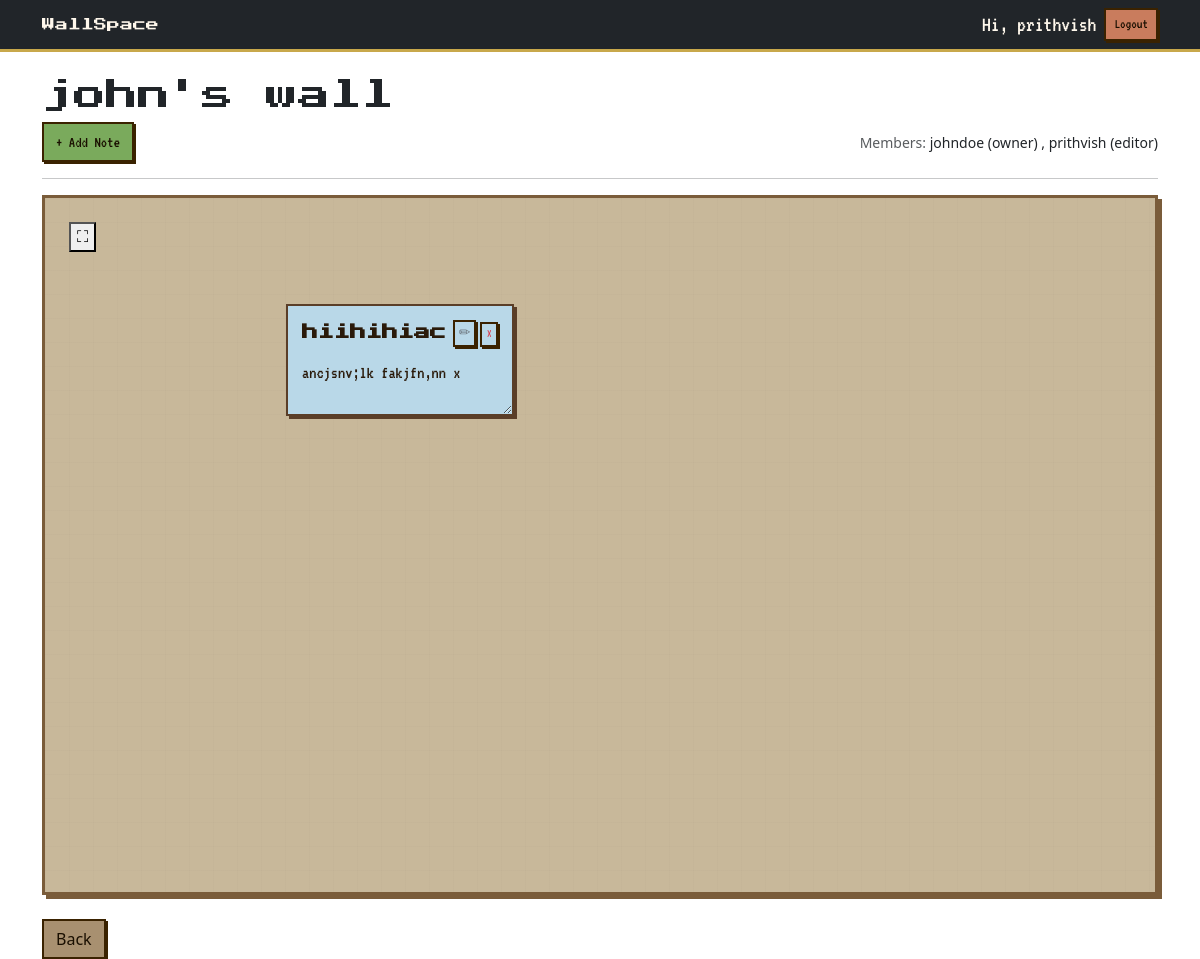
The page /wall/4/ (signed in) on the database as committed earlier.
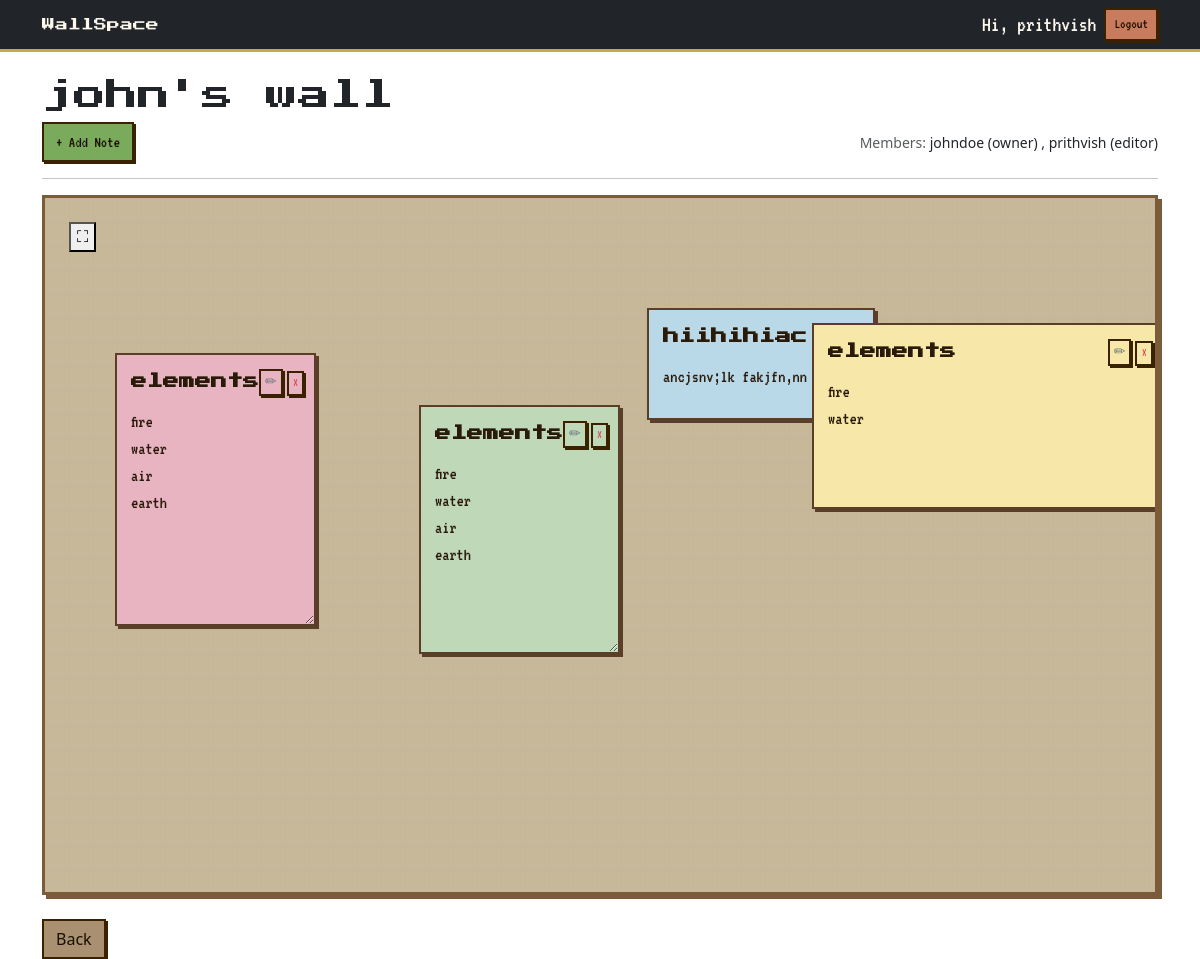
The same page on the database as committed later.
### walls/models.py (models this page shows, shortened)
class Wall(models.Model):
    title = models.CharField(max_length=100)
    owner=models.ForeignKey(
        User,
        on_delete=models.CASCADE,
        related_name='walls'
    )
    created_at = models.DateTimeField(
        auto_now_add=True
    )

class WallMember(models.Model):
    ROLE_CHOICES=[
        ("viewer","Viewer"),
        ("editor","Editor"),
    ]
    wall=models.ForeignKey(
        Wall,
        on_delete=models.CASCADE,
        related_name="members"
    )
    user=models.CharField(
        max_length=10,
        choices=ROLE_CHOICES,
        default="viewer"
    )
    role = models.CharField(
        max_length=10,
        choices=ROLE_CHOICES,
        default="viewer"
    )
    class Meta:
        unique_together=("wall","user")

### notes/models.py (models this page shows, shortened)
class Note(models.Model):
    COLOR_CHOICES = [#COLOR_CHOICES is a list of tuples
        ('yellow','Yellow'),
        ('pink', 'Pink'),
        ('blue', 'Blue'),
        ('green', 'Green'),
    ]
    wall = models.ForeignKey( #foreign key
        Wall,
        on_delete=models.CASCADE,
        related_name='notes'
    )
    creator=models.ForeignKey(
        User,
        on_delete=models.CASCADE
    )
    title = models.CharField(
        max_length=100,
        blank=True
    )
    content = models.TextField()
    color= models.CharField(
        max_length=20,
        choices=COLOR_CHOICES,
        default='yellow'
    )
    x_position = models.IntegerField(
        default=50
    )
    y_position = models.IntegerField(
        default=50
    )
    width = models.IntegerField(
    default=220
    )
    height = models.IntegerField(
    default=120
    )
    created_at = models.DateTimeField(
        auto_now_add=True
    )
    updated_at = models.DateTimeField(
        auto_now=True
    )

### walls/views.py (the view)
# urls.py: path('wall/<int:pk>/',views.wall_detail,name='wall-detail'),
@login_required
def wall_detail(request, pk):
    wall = get_object_or_404(
        Wall,
        pk=pk,
    )
    is_owner = (
        wall.owner == request.user
    )
    member = WallMember.objects.filter(
        wall=wall,
        user=request.user
    ).first()
    is_member = member is not None
    can_edit = is_owner or (
        member and
        member.role == "editor"
    )
    if not is_owner and not is_member:
        return redirect("home")
    notes = wall.notes.all()
    if request.method == 'POST':
        if "invite_member" in request.POST:
            username = request.POST.get(
                "username"
            )
            role = request.POST.get(
                "role"
            )
            try:
                user = User.objects.get(
                    username=username
                )
                WallMember.objects.get_or_create(
                    wall=wall,
                    user=user,
                    defaults={
                        "role": role
                    }
                )
            except User.DoesNotExist:
                pass
            return redirect(
                'wall-detail',
                pk=wall.pk
            )
        if not can_edit:
            return redirect(
                'wall-detail',
                pk=wall.pk
            )
        form = NoteForm(request.POST)
        if form.is_valid():
            note = form.save(
                commit=False
            )
            note.wall = wall
            note.creator = request.user
            note.x_position = random.randint(50, 600)
            note.y_position = random.randint(50, 400)
            note.width = 220
            note.height = 120
            note.save()
            return redirect(
                'wall-detail',
                pk=wall.pk
            )
    else:
        form = NoteForm()
    context = {
    'wall': wall,
    'form': form,
    'notes': wall.notes.all(),
    'is_owner': is_owner,
    'can_edit': can_edit,
    'members': WallMember.objects.filter(
            wall=wall
            ).exclude(
            user=wall.owner
            )
    }
    return render(
        request,
        'walls/wall_detail.html',
        context
    )

### walls/templates/walls/wall_detail.html (shortened to what this page needs)
{% extends "base.html" %}
{% load crispy_forms_tags %}
{% block content %}
<h2>{{ wall.title }}</h2>
<div class="d-flex gap-2 mb-3 align-items-center justify-content-between">
    <div class="d-flex gap-2">
        {% if can_edit %}
        <button
            class="btn btn-primary"
            data-bs-toggle="modal"
            data-bs-target="#addNoteModal">
            + Add Note
        </button>
        {% endif %}
    </div>
    <div>
        <small class="text-muted">
            Members:
        </small>
        <small>
            {{ wall.owner.username }}
            (owner)
        </small>
        {% for member in members %}
            <small>
                ,
                {{ member.user }}
                ({{ member.role }})
            </small>
        {% endfor %}
    </div>
</div>
<hr>
<div
    class="wall-board p-4"
    style="
        height:700px;
        position:relative;
        overflow:hidden;
    ">
    {% for note in notes %}
        <div
            class="note"
            data-note-id="{{ note.id }}"
            data-color="{{ note.color }}"
            style="
                width:{{ note.width }}px;
                height:{{ note.height }}px;
                resize:both;
                overflow:auto;
                position:absolute;
                left:{{ note.x_position }}px;
                top:{{ note.y_position }}px;
                cursor:grab;
            ">
            <div
                class="d-flex justify-content-between align-items-start mb-2">
                <div class="note-title fw-bold fs-6">
                    {{ note.title }}
                </div>
                {% if can_edit %}
                <div
                    class="d-flex gap-1">
                <button
                    class="btn btn-sm btn-outline-secondary p-0 px-1"
                    data-bs-toggle="modal"
                    data-bs-target="#editModal{{ note.id }}">
                    ✏
                </button>
                    <form
                        method="POST"
                        action="{% url 'delete-note' note.id %}"
                        style="display:inline;">
                        <button
                            type="submit"
                            class="btn btn-sm btn-outline-danger p-0 px-1">
                            ×
                        </button>
                    </form>
                </div>
                {% endif %}
            </div>
            <div class="note-content">{{ note.content }}</div>
        </div>
    {% empty %}
        <p>No notes yet.</p>
    {% endfor %}
<button id="fullscreen-btn" onclick="toggleFullscreen()" title="Fullscreen">⛶</button>
</div>
<br>
<a
    href="{% url 'home' %}"
    class="btn btn-secondary">
    Back
</a>
{% endblock %}

### templates/base.html (shortened to what this page needs)
{% load static %}
<!DOCTYPE html>
<html>
<head>
    <link
    rel="stylesheet"
    href="{% static 'css/main.css' %}">
    <link href="https://cdn.jsdelivr.net/npm/bootstrap@5.3.3/dist/css/bootstrap.min.css"
          rel="stylesheet">
</head>
<body style="background-image: url('{% static "images/bg.png" %}'); background-size: cover; background-attachment: fixed; background-position: center bottom;">
    <nav
        class="navbar navbar-expand-lg navbar-dark bg-dark">
        <div class="container">
            <a
                class="navbar-brand"
                href="{% url 'home' %}">
                WallSpace
            </a>
            {% block nav_buttons %}
            <div
                class="ms-auto d-flex gap-2 align-items-center">
                {% if user.is_authenticated %}
                    <span class="text-light">
                        Hi, {{ user.username }}
                    </span>
                    <form
                        method="POST"
                        action="{% url 'logout' %}">
                        <button
                            type="submit"
                            class="btn btn-danger btn-sm">
                            Logout
                        </button>
                    </form>
                {% endif %}
            </div>
        </div>
        {% endblock %}
    </nav>
    <div class="container mt-4">
        {% block content %}
        {% endblock %}
    </div>
</body>
</html>

### static/css/main.css (style rules this page uses)
body { background-color: #e8d4a0; color: #2a1a0a; min-height: 100vh; }
h2 { font-family: 'Press Start 2P', monospace; font-size: 14px; color: #3a2e1e; margin-bottom: 1rem; }
.navbar { background-color: #3a2e1e !important; border-bottom: 3px solid #c8a84b; }
.navbar-brand { font-family: 'Press Start 2P', monospace !important; font-size: 13px !important; color: #FFF8EC !important; font-weight: 400 !important; }
.navbar span, .navbar a:not(.navbar-brand) { font-family: 'VT323', monospace !important; font-size: 22px !important; color: #FFF8EC !important; }
.btn { font-family: 'VT323', monospace; font-size: 20px; border-radius: 0 !important; border: 2px solid #3a2200 !important; box-shadow: 2px 2px 0 #3a2200; transition: transform 0.1s, box-shadow 0.1s; line-height: 1.2; }
.btn-primary { background-color: #7aaa5c !important; color: #1a0f00 !important; }
.btn-danger { background-color: #c97c5d !important; color: #1a0f00 !important; }
.btn-secondary { background-color: #a89070 !important; color: #1a0f00 !important; }
.wall-board { background-color: #c8b89a; background-image: linear-gradient(#b5a48820 1px, transparent 1px), linear-gradient(90deg, #b5a48820 1px, transparent 1px); background-size: 24px 24px; border: 3px solid #7a5c3a; box-shadow: 4px 4px 0 #7a5c3a; border-radius: 0 !important; }
.note { border-radius: 0 !important; border: 2px solid #5a3e28; box-shadow: 3px 3px 0 #5a3e28; transition: transform 0.1s, box-shadow 0.1s; padding: 14px; box-sizing: border-box; }
.note-title { font-family: 'Press Start 2P', monospace; font-size: 7px; margin-bottom: 8px; color: #2a1a0a; }
.note-content { font-family: 'VT323', monospace; white-space: pre-wrap; font-size: 18px; color: #2a1a0a; }
.note[data-color="yellow"] { background-color: #F7E7A9 !important; }
.note[data-color="pink"] { background-color: #E8B4C1 !important; }
.note[data-color="blue"], .note[data-color="lightblue"] { background-color: #B9D8E8 !important; }
.note[data-color="green"], .note[data-color="lightgreen"] { background-color: #BFD8B8 !important; }
.container, .container-fluid { background-color: transparent !important; }
button, input[type="submit"] { font-family: 'VT323', monospace !important; }
.note-content { margin: 0; padding: 0; white-space: pre-wrap; }

Rows that differ between the two databases and show on the page:
changed Note "ancjsnv;lk fakjfn,nn x": no longer shows "✏ ×"
added Note: {{ note.width }} 201 (drawn), title "elements", content "fire water air earth"
added Note: {{ note.width }} 201 (drawn), title "elements", content "fire water air earth"
added Note: {{ note.width }} 357 (drawn), title "elements", content "fire water"
